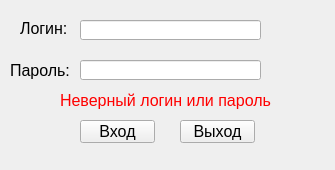
<?xml version="1.0" encoding="UTF-8"?>
<ui version="4.0">
 <class>LoginForm</class>
 <widget class="QWidget" name="LoginForm">
  <property name="geometry">
   <rect>
    <x>0</x>
    <y>0</y>
    <width>335</width>
    <height>170</height>
   </rect>
  </property>
  <property name="minimumSize">
   <size>
    <width>335</width>
    <height>170</height>
   </size>
  </property>
  <property name="maximumSize">
   <size>
    <width>335</width>
    <height>170</height>
   </size>
  </property>
  <property name="windowTitle">
   <string>Электронный журнал куратора</string>
  </property>
  <property name="windowIcon">
   <iconset resource="images.qrc">
    <normaloff>:/source/konoha.ico</normaloff>:/source/konoha.ico</iconset>
  </property>
  <widget class="QPushButton" name="OkayButton">
   <property name="geometry">
    <rect>
     <x>80</x>
     <y>120</y>
     <width>75</width>
     <height>23</height>
    </rect>
   </property>
   <property name="font">
    <font>
     <pointsize>12</pointsize>
    </font>
   </property>
   <property name="text">
    <string>Вход</string>
   </property>
  </widget>
  <widget class="QPushButton" name="CancelButton">
   <property name="geometry">
    <rect>
     <x>180</x>
     <y>120</y>
     <width>75</width>
     <height>23</height>
    </rect>
   </property>
   <property name="font">
    <font>
     <pointsize>12</pointsize>
    </font>
   </property>
   <property name="text">
    <string>Выход</string>
   </property>
  </widget>
  <widget class="QLineEdit" name="LoginLine">
   <property name="geometry">
    <rect>
     <x>80</x>
     <y>20</y>
     <width>181</width>
     <height>20</height>
    </rect>
   </property>
   <property name="font">
    <font>
     <pointsize>12</pointsize>
    </font>
   </property>
  </widget>
  <widget class="QLineEdit" name="PasswordLine">
   <property name="geometry">
    <rect>
     <x>80</x>
     <y>60</y>
     <width>181</width>
     <height>20</height>
    </rect>
   </property>
   <property name="font">
    <font>
     <pointsize>12</pointsize>
    </font>
   </property>
  </widget>
  <widget class="QLabel" name="LoginLabel">
   <property name="geometry">
    <rect>
     <x>20</x>
     <y>20</y>
     <width>51</width>
     <height>16</height>
    </rect>
   </property>
   <property name="font">
    <font>
     <pointsize>12</pointsize>
    </font>
   </property>
   <property name="text">
    <string>Логин:</string>
   </property>
  </widget>
  <widget class="QLabel" name="PasswordLabel">
   <property name="geometry">
    <rect>
     <x>10</x>
     <y>60</y>
     <width>61</width>
     <height>21</height>
    </rect>
   </property>
   <property name="font">
    <font>
     <pointsize>12</pointsize>
    </font>
   </property>
   <property name="text">
    <string>Пароль:</string>
   </property>
  </widget>
  <widget class="QLabel" name="ErrorLabel">
   <property name="geometry">
    <rect>
     <x>60</x>
     <y>90</y>
     <width>221</width>
     <height>20</height>
    </rect>
   </property>
   <property name="font">
    <font>
     <pointsize>12</pointsize>
    </font>
   </property>
   <property name="styleSheet">
    <string notr="true">color:rgb(255, 0, 0)</string>
   </property>
   <property name="text">
    <string>Неверный логин или пароль</string>
   </property>
  </widget>
 </widget>
 <resources>
  <include location="images.qrc"/>
 </resources>
 <connections/>
</ui>
